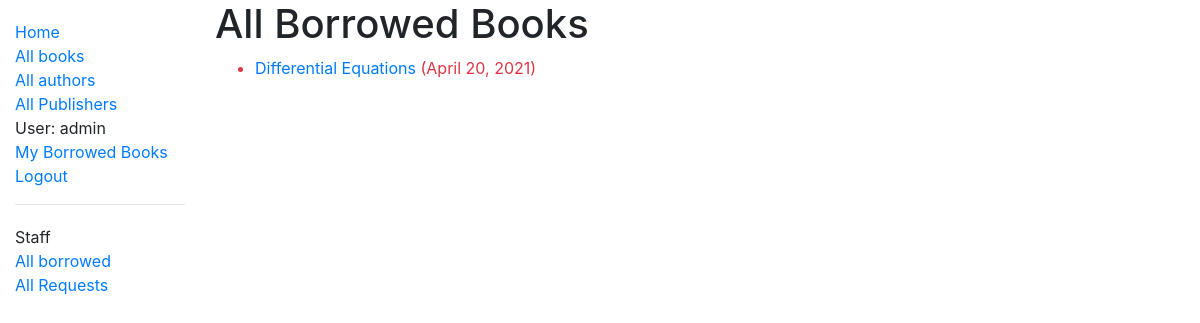
The app's page /catalog/borrowed/ (signed in), older data.
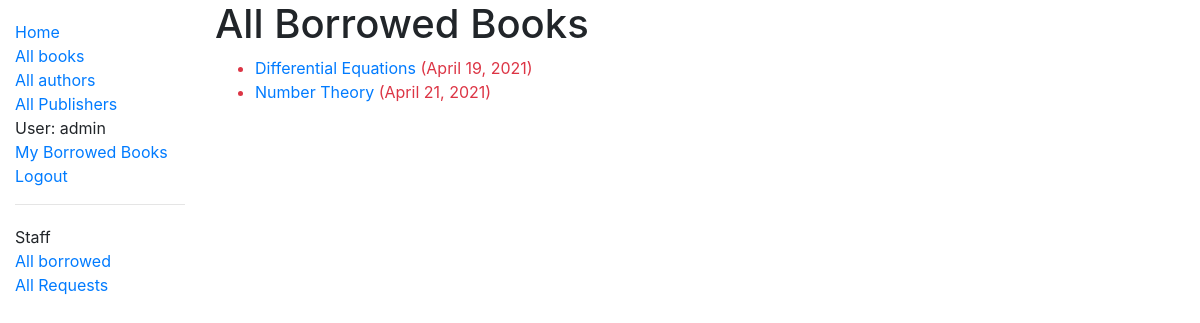
The same page, newer data.
### catalog/models.py (models this page shows, shortened)
class BookInstance(models.Model):
    id=models.UUIDField(primary_key=True, default=uuid.uuid4, help_text='Unique ID')
    book=models.ForeignKey('Book', on_delete=models.RESTRICT, null=True)
    due_back=models.DateField(null=True, blank=True)
    borrower=models.ForeignKey(User, on_delete=models.SET_NULL, null=True, blank=True)
    @property
    def is_overdue(self):
        if self.due_back and date.today()>self.due_back:
            return True
        return False
    LOAN_STATUS=(
        ('m','Maintenance'),
        ('o','on loan'),
        ('a', 'Available'),
        ('r', 'Reserved'),
    )
    status=models.CharField(
        max_length=1, choices=LOAN_STATUS, blank=True, default='m', help_text='Book availability',
    )
    class Meta:
        ordering=['due_back']
        permissions = (("can_mark_returned", "Set book as returned"),)

class Book(models.Model):
    title=models.CharField(max_length=200)
    author=models.ForeignKey('Author', on_delete=models.SET_NULL, null=True)
    language=models.ForeignKey('Language', on_delete=models.SET_NULL, null=True)
    summary=models.TextField(max_length=1000, help_text='Enter a brief description of the book')
    isbn=models.CharField('ISBN', max_length=13, unique=True, help_text='13 character <a href="https://www.isbn-international.org/content/what-isbn">ISBN number</a>')
    genre=models.ManyToManyField(Genre, help_text='Select a genre for this book')
    publisher=models.ForeignKey('Publisher', on_delete=models.SET_NULL, null=True)
    def display_genre(self):
        return ', '.join(genre.name for genre in self.genre.all()[:3])
    display_genre.short_description='Genre'

### catalog/views.py (the view)
# urls.py: path('borrowed/', views.LoanedBooksAllListView.as_view(), name='all-borrowed'),
class LoanedBooksAllListView(PermissionRequiredMixin, generic.ListView):
    model = BookInstance
    permission_required = 'catalog.can_mark_returned'
    template_name = 'catalog/bookinstance_list_borrowed_all.html'
    paginate_by = 10
    def get_queryset(self):
        return BookInstance.objects.filter(status__exact='o').order_by('due_back')

### catalog/templates/catalog/bookinstance_list_borrowed_all.html
{% extends "base_generic.html" %}
{% block content %}
    <h1>All Borrowed Books</h1>
    {% if bookinstance_list %}
    <ul>
      {% for bookinst in bookinstance_list %}
      <li class="{% if bookinst.is_overdue %}text-danger{% endif %}">
        <a href="{% url 'book-detail' bookinst.book.pk %}">{{bookinst.book.title}}</a>
        ({{ bookinst.due_back }})
      </li>
      {% endfor %}
    </ul>
    {% else %}
      <p>There are no books borrowed.</p>
    {% endif %}
{% endblock %}

### catalog/templates/base_generic.html (shortened to what this page needs)
<!DOCTYPE html>
<html lang="en">
<head>
  <link rel="stylesheet" href="https://cdn.jsdelivr.net/npm/bootstrap@4.5.3/dist/css/bootstrap.min.css">
  {% load static %}
  <link rel="stylesheet" href="{% static 'css/styles.css' %}">
</head>
<body>
  <div class="container-fluid">
    <div class="row">
      <div class="col-sm-2">
      {% block sidebar %}
        <ul class="sidebar-nav">
          <li><a href="{% url 'index' %}">Home</a></li>
          <li><a href="{% url 'books' %}">All books</a></li>
          <li><a href="{% url 'authors' %}">All authors</a></li>
          <li><a href="{% url 'publishers' %}">All Publishers</a></li>
          {% if user.is_authenticated %}
            <li>User: {{user.get_username}}</li>
            <li><a href="{%url 'my-borrowed' %}">My Borrowed Books</a></li>
            <li><a href="{% url 'logout' %}?next={{request.path}}">Logout</a></li>
          {% else %}
            <li><a href="{% url 'login' %}?next={{request.path}}">Login</a></li>
            <li><a href="{% url 'register' %}">Register</a></li>
          {% endif %}
        </ul>
        {% if user.is_staff %}
        <hr />
        <ul class="sidebar-nav">
        <li>Staff</li>
        {% if perms.catalog.can_mark_returned %}
        <li><a href="{% url 'all-borrowed' %}">All borrowed</a></li>
          {% if perms.catalog.can_grant_decline_request %}
          <li><a href="{% url 'all-requests' %}">All Requests</a></li>
          {% endif %}
        {% endif %}
        </ul>
        {% endif %}
     {% endblock %}
      </div>
      <div class="col-sm-10 ">{% block content %}{% endblock %}</div>
    </div>
  </div>
</body>
</html>

### catalog/static/css/styles.css (style rules this page uses)
.sidebar-nav { margin-top: 20px; padding: 0; list-style: none; }

Row changes from the older to the newer data that the page shows:
changed BookInstance "Differential Equations": due_back "April 20, 2021" → "April 19, 2021"
added BookInstance: book "Number Theory", due_back "April 21, 2021"
